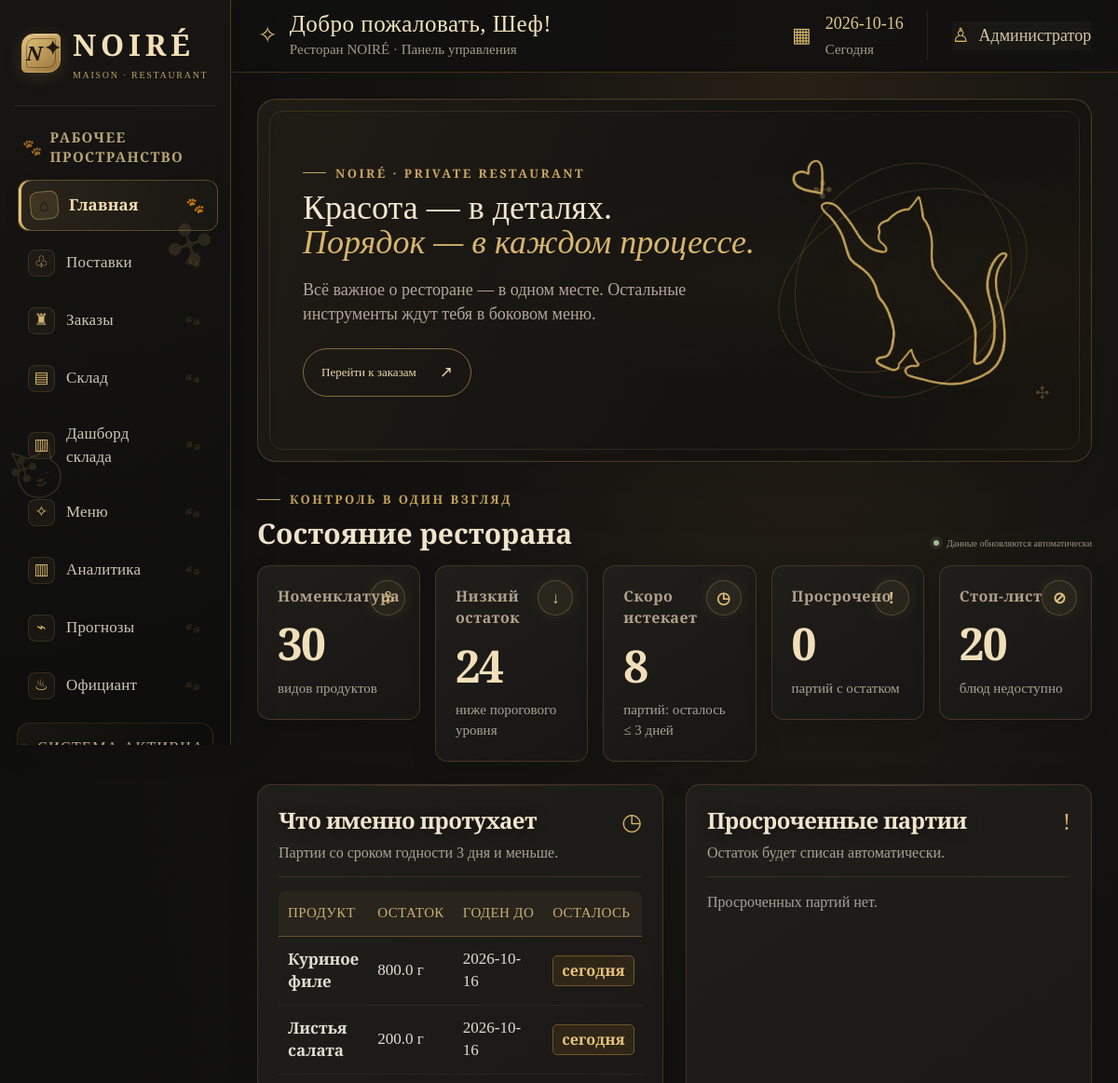
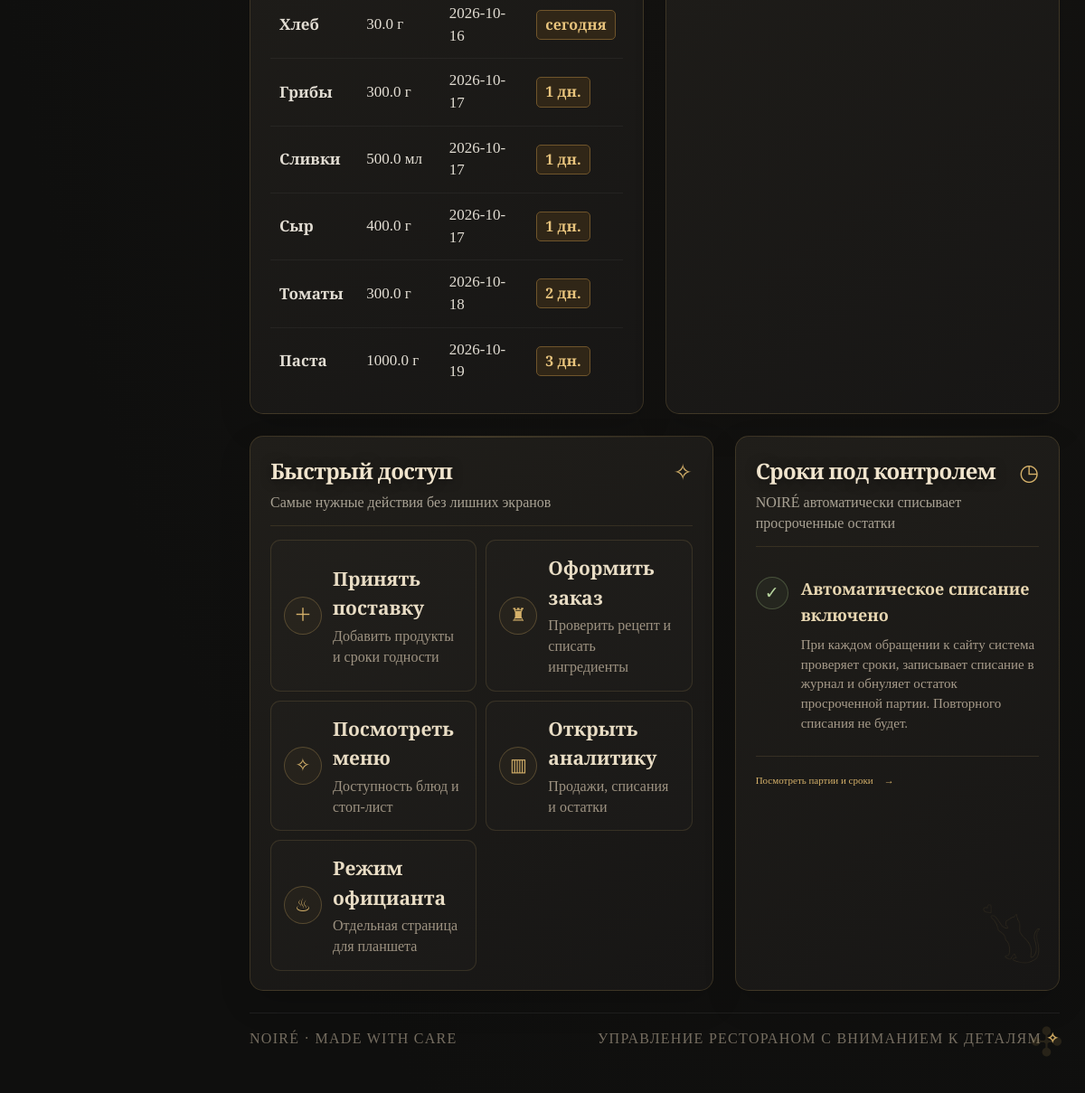
The page / on the database its author committed (2 pictures, top to bottom).
### tables this page shows
CREATE TABLE batches (
            id INTEGER PRIMARY KEY AUTOINCREMENT,
            delivery_id INTEGER NOT NULL REFERENCES deliveries(id),
            product_id INTEGER NOT NULL REFERENCES products(id),
            quantity REAL NOT NULL CHECK(quantity > 0),
            remaining REAL NOT NULL CHECK(remaining >= 0),
            received_on TEXT NOT NULL,
            expires_on TEXT NOT NULL,
            unit_cost REAL NOT NULL DEFAULT 0 CHECK(unit_cost >= 0),
            CHECK(expires_on >= received_on)
        );

CREATE TABLE products (
            id INTEGER PRIMARY KEY AUTOINCREMENT,
            name TEXT NOT NULL UNIQUE,
            unit TEXT NOT NULL DEFAULT 'г',
            low_stock REAL NOT NULL DEFAULT 500 CHECK(low_stock >= 0)
        );

### app.py (the view)
@app.get("/")
def dashboard():
    with connect_db() as db:
        data = get_dashboard_data(db)
    return render_template("index.html", **data, today=date.today().isoformat())

### app.py (called while the page is built, shortened)
def connect_db() -> sqlite3.Connection:
    db = sqlite3.connect(DB_PATH)
    db.row_factory = sqlite3.Row
    db.execute("PRAGMA foreign_keys = ON")
    return db

def stock_by_product(db: sqlite3.Connection, as_of: date | None = None) -> dict[int, float]:
    as_of = as_of or date.today()
    rows = db.execute("SELECT product_id, SUM(remaining) AS total FROM batches WHERE expires_on >= ? GROUP BY product_id", (as_of.isoformat(),)).fetchall()
    return {r["product_id"]: float(r["total"] or 0) for r in rows}

def auto_write_off_expired() -> int:
    today = date.today().isoformat()
    count = 0
    with connect_db() as db:
        db.execute("BEGIN IMMEDIATE")
        expired = db.execute(
            "SELECT id,product_id,remaining FROM batches WHERE remaining>0 AND expires_on<? ORDER BY expires_on,id",
            (today,),
        ).fetchall()
        now = datetime.now().isoformat(timespec="seconds")
        db.commit()
    return count

@app.before_request
def run_expiry_automation():
    auto_write_off_expired()

### templates/index.html (shortened to what this page needs)
<!doctype html>
<html lang="ru">
<head>
  <link href="https://cdn.jsdelivr.net/npm/bootstrap@5.3.3/dist/css/bootstrap.min.css" rel="stylesheet">
  <link href="{{ url_for('static', filename='style.css', v='noire-full-cat-outline-20261014') }}" rel="stylesheet">
</head>
<body class="home-page">
<div class="app-shell">
  {% set page = "home" %}{% include "sidebar.html" %}
  <div class="app-content">
    <header class="topbar"><div class="topbar-greeting"><span class="greeting-icon">✧</span><div><span class="greeting-title">Добро пожаловать, Шеф!</span><small>Ресторан NOIRÉ · Панель управления</small></div></div><div class="topbar-right"><div class="top-date"><span>▦</span><div><b>{{ today }}</b><small>Сегодня</small></div></div><div class="admin-chip"><span>♙</span> Администратор</div></div></header>
    <main class="container-fluid dashboard-main px-lg-4 py-4">
      <section class="welcome-card mb-4"><div class="welcome-copy"><div class="eyebrow">NOIRÉ · PRIVATE RESTAURANT</div><h1>Красота — в деталях.<br><em>Порядок — в каждом процессе.</em></h1><p>Всё важное о ресторане — в одном месте. Остальные инструменты ждут тебя в боковом меню.</p><a class="welcome-action" href="{{ url_for('orders_page') }}">Перейти к заказам <span>↗</span></a></div><div class="welcome-art" aria-hidden="true"><div class="gold-orbit orbit-one"></div><div class="gold-orbit orbit-two"></div><img src="{{ url_for('static', filename='cat-outline-gold.png') }}" alt="" class="welcome-cat"></div><span class="welcome-paw paw-a">✣</span><span class="welcome-paw paw-b">✣</span></section>
      <div class="section-intro"><div><div class="eyebrow">КОНТРОЛЬ В ОДИН ВЗГЛЯД</div><h2>Состояние ресторана</h2></div><span class="updated-pill"><i></i> Данные обновляются автоматически</span></div>
      <section class="row g-3 mb-4">
        <div class="col-6 col-xl"><a class="metric-card metric-link" href="{{ url_for('stock_page') }}"><div class="metric-label">Номенклатура</div><div class="metric-value">{{ metrics.products }}</div><div class="metric-note">видов продуктов</div><div class="metric-icon">♧</div></a></div>
        <div class="col-6 col-xl"><a class="metric-card metric-link" href="{{ url_for('stock_page') }}"><div class="metric-label">Низкий остаток</div><div class="metric-value">{{ metrics.low_stock }}</div><div class="metric-note">ниже порогового уровня</div><div class="metric-icon">↓</div></a></div>
        <div class="col-6 col-xl"><a class="metric-card metric-link" href="{{ url_for('stock_page') }}"><div class="metric-label">Скоро истекает</div><div class="metric-value">{{ metrics.expiring }}</div><div class="metric-note">партий: осталось ≤ 3 дней</div><div class="metric-icon">◷</div></a></div>
        <div class="col-6 col-xl"><a class="metric-card metric-link" href="{{ url_for('stock_page') }}"><div class="metric-label">Просрочено</div><div class="metric-value {{ 'text-danger' if metrics.expired else '' }}">{{ metrics.expired }}</div><div class="metric-note">партий с остатком</div><div class="metric-icon">!</div></a></div>
        <div class="col-6 col-xl"><a class="metric-card metric-link" href="{{ url_for('menu_page') }}"><div class="metric-label">Стоп-лист</div><div class="metric-value">{{ metrics.stop_list }}</div><div class="metric-note">блюд недоступно</div><div class="metric-icon">⊘</div></a></div>
      </section>
      <section class="row g-4 mb-4">
        <div class="col-xl-6">
          <div class="panel h-100">
            <div class="panel-heading">
              <div><h2>Что именно протухает</h2><p>Партии со сроком годности 3 дня и меньше.</p></div>
              <span class="panel-symbol">◷</span>
            </div>
            {% if expiring_list %}
              <div class="table-responsive">
                <table class="table align-middle mb-0">
                  <thead><tr><th>Продукт</th><th>Остаток</th><th>Годен до</th><th>Осталось</th></tr></thead>
                  <tbody>
                    {% for x in expiring_list %}
                    <tr>
                      <td class="fw-semibold">{{ x.product }}</td>
                      <td>{{ '%.1f'|format(x.remaining) }} {{ x.unit }}</td>
                      <td>{{ x.earliest }}</td>
                      <td>
                        {% if x.days_left == 0 %}<span class="status status-orange">сегодня</span>
                        {% else %}<span class="status status-orange">{{ x.days_left }} дн.</span>{% endif %}
                      </td>
                    </tr>
                    {% endfor %}
                  </tbody>
                </table>
              </div>
            {% else %}
              <p class="muted mb-0">Партий с близким сроком нет.</p>
            {% endif %}
          </div>
        </div>
        <div class="col-xl-6">
          <div class="panel h-100">
            <div class="panel-heading">
              <div><h2>Просроченные партии</h2><p>Остаток будет списан автоматически.</p></div>
              <span class="panel-symbol">!</span>
            </div>
            {% if expired_list %}
              <div class="table-responsive">
                <table class="table align-middle mb-0">
                  <thead><tr><th>Продукт</th><th>Остаток</th><th>Истёк</th><th>Просрочка</th></tr></thead>
                  <tbody>
                    {% for b in expired_list %}
                    <tr>
                      <td class="fw-semibold">{{ b.product_name }}</td>
                      <td>{{ '%.1f'|format(b.remaining) }} {{ b.unit }}</td>
                      <td>{{ b.expires_on }}</td>
                      <td><span class="status status-red">{{ -b.days_left }} дн.</span></td>
                    </tr>
                    {% endfor %}
                  </tbody>
                </table>
              </div>
            {% else %}
              <p class="muted mb-0">Просроченных партий нет.</p>
            {% endif %}
          </div>
        </div>
      </section>
      <section class="home-lower row g-4">
        <div class="col-xl-7"><div class="panel home-panel h-100"><div class="panel-heading"><div><h2>Быстрый доступ</h2><p>Самые нужные действия без лишних экранов</p></div><span class="panel-symbol">✧</span></div><div class="quick-actions">
          <a href="{{ url_for('deliveries_page') }}" class="quick-action"><span class="quick-action-icon">＋</span><span><b>Принять поставку</b><small>Добавить продукты и сроки годности</small></span></a>
          <a href="{{ url_for('orders_page') }}" class="quick-action"><span class="quick-action-icon">♜</span><span><b>Оформить заказ</b><small>Проверить рецепт и списать ингредиенты</small></span></a>
          <a href="{{ url_for('menu_page') }}" class="quick-action"><span class="quick-action-icon">✧</span><span><b>Посмотреть меню</b><small>Доступность блюд и стоп-лист</small></span></a>
          <a href="{{ url_for('analytics') }}" class="quick-action"><span class="quick-action-icon">▥</span><span><b>Открыть аналитику</b><small>Продажи, списания и остатки</small></span></a>
          <a href="{{ url_for('waiter_page') }}" target="_blank" rel="noopener" class="quick-action"><span class="quick-action-icon">♨</span><span><b>Режим официанта</b><small>Отдельная страница для планшета</small></span></a>
        </div></div></div>
        <div class="col-xl-5"><div class="panel home-panel h-100 expiry-panel"><div class="panel-heading"><div><h2>Сроки под контролем</h2><p>NOIRÉ автоматически списывает просроченные остатки</p></div><span class="panel-symbol">◷</span></div><div class="expiry-status"><div class="expiry-status-mark">✓</div><div><b>Автоматическое списание включено</b><p>При каждом обращении к сайту система проверяет сроки, записывает списание в журнал и обнуляет остаток просроченной партии. Повторного списания не будет.</p></div></div><a class="text-link" href="{{ url_for('stock_page') }}">Посмотреть партии и сроки <span>→</span></a><div class="decorative-cat-small"><img src="{{ url_for('static', filename='cat-outline-gold.png') }}" alt=""></div></div></div>
      </section>
      <footer class="footer mt-4"><span>NOIRÉ · MADE WITH CARE</span><span>Управление рестораном с вниманием к деталям <b>✧</b></span></footer>
    </main>
  </div>
</div>
</body></html>

### templates/sidebar.html (shortened to what this page needs)
<aside class="sidebar">
  <a class="sidebar-brand" href="{{ url_for('dashboard') }}"><span class="brand-mark brand-cat-mark"><span class="brand-monogram">N</span><span class="brand-spark">✦</span></span><span><b>NOIRÉ</b><small>MAISON · RESTAURANT</small></span></a>
  <div class="sidebar-caption"><span class="paw-print" aria-hidden="true">🐾</span> РАБОЧЕЕ ПРОСТРАНСТВО</div>
  <nav class="side-nav" aria-label="Главная навигация">
    <a class="side-link {{ 'active' if page == 'home' else '' }}" href="{{ url_for('dashboard') }}"><span class="nav-icon">⌂</span>Главная <span class="nav-paw" aria-hidden="true">🐾</span></a>
    <a class="side-link {{ 'active' if page == 'deliveries' else '' }}" href="{{ url_for('deliveries_page') }}"><span class="nav-icon">♧</span>Поставки <span class="nav-paw" aria-hidden="true">🐾</span></a>
    <a class="side-link {{ 'active' if page == 'orders' else '' }}" href="{{ url_for('orders_page') }}"><span class="nav-icon">♜</span>Заказы <span class="nav-paw" aria-hidden="true">🐾</span></a>
    <a class="side-link {{ 'active' if page == 'stock' else '' }}" href="{{ url_for('stock_page') }}"><span class="nav-icon">▤</span>Склад <span class="nav-paw" aria-hidden="true">🐾</span></a>
    <a class="side-link {{ 'active' if page == 'warehouse_dashboard' else '' }}" href="{{ url_for('warehouse_dashboard') }}"><span class="nav-icon">▥</span>Дашборд склада <span class="nav-paw" aria-hidden="true">🐾</span></a>
    <a class="side-link {{ 'active' if page == 'menu' else '' }}" href="{{ url_for('menu_page') }}"><span class="nav-icon">✧</span>Меню <span class="nav-paw" aria-hidden="true">🐾</span></a>
    <a class="side-link {{ 'active' if page == 'analytics' else '' }}" href="{{ url_for('analytics') }}"><span class="nav-icon">▥</span>Аналитика <span class="nav-paw" aria-hidden="true">🐾</span></a>
    <a class="side-link {{ 'active' if page == 'forecasts' else '' }}" href="{{ url_for('forecasts_page') }}"><span class="nav-icon">⌁</span>Прогнозы <span class="nav-paw" aria-hidden="true">🐾</span></a>
    <a class="side-link" href="{{ url_for('waiter_page') }}" target="_blank" rel="noopener"><span class="nav-icon">♨</span>Официант <span class="nav-paw" aria-hidden="true">🐾</span></a>
  </nav>
  <div class="sidebar-bottom"><span class="live-mini"> Система активна</span><div class="sidebar-corner-paw" aria-hidden="true">🐾</div></div>
</aside>

### rows shown on the page
batches: product "Куриное филе", remaining "800.0", unit "г", earliest "2026-10-16", shows "сегодня"
batches: product "Листья салата", remaining "200.0", unit "г", earliest "2026-10-16", shows "сегодня"
batches: product "Хлеб", remaining "30.0", unit "г", earliest "2026-10-16", shows "сегодня"
batches: product "Грибы", remaining "300.0", unit "г", earliest "2026-10-17", days_left "1"
batches: product "Сливки", remaining "500.0", unit "мл", earliest "2026-10-17", days_left "1"
batches: product "Сыр", remaining "400.0", unit "г", earliest "2026-10-17", days_left "1"
batches: product "Томаты", remaining "300.0", unit "г", earliest "2026-10-18", days_left "2"
batches: product "Паста", remaining "1000.0", unit "г", earliest "2026-10-19", days_left "3"

### other values the page prints
{{ metrics.products }} "30"
{{ metrics.low_stock }} "24"
{{ metrics.expiring }} "8"
{{ metrics.expired }} "0"
{{ metrics.stop_list }} "20"
